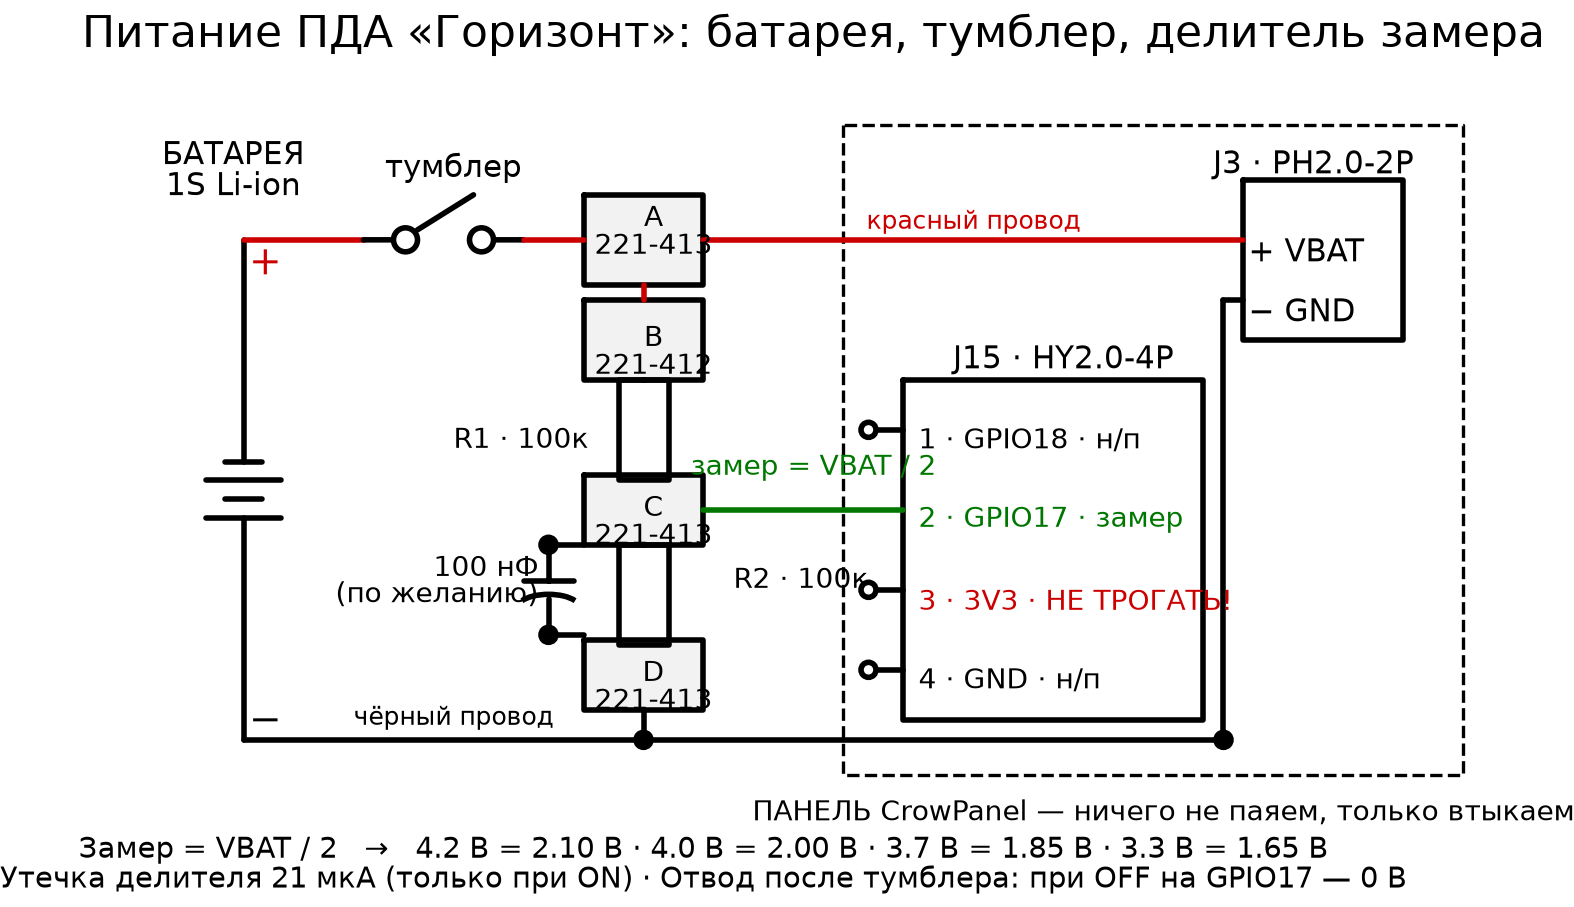

Write the Python code that produced this figure.
# -*- coding: utf-8 -*-
"""Принципиальная схема: батарея + тумблер + делитель замера -> J15.
Генератор картинки для docs/POWER_SUPPLY.md. Запуск: python3 docs/power-divider.py"""
import schemdraw
import schemdraw.elements as elm

schemdraw.use('matplotlib')

d = schemdraw.Drawing(fontsize=11)


def T(x, y, s, fs=11, **k):
    if 'ha' in k:
        k['halign'] = k.pop('ha')
    d.add(elm.Label().at((x, y)).label(s, fontsize=fs, **k))


def W(a, b, c='black', w=None):
    d.add(elm.Line().at(a).to(b).color(c) if w is None
          else elm.Line().at(a).to(b).color(c).linewidth(w))


def box(x1, y1, x2, y2, fill='#F2F2F2', **k):
    # x1<x2, y1<y2; углы Rect относительные -> ставим через .at()
    # .right() обязателен: Rect наследует theta предыдущего элемента!
    d.add(elm.Rect(corner1=(0, 0), corner2=(x2 - x1, y1 - y2),
                   fill=fill, **k).at((x1, y2)).right())


RED, BLK, GRN = '#CC0000', 'black', '#007700'

# --- Заголовок ---
T(5.6, 6.95, 'Питание ПДА «Горизонт»: батарея, тумблер, делитель замера', 16, ha='center')

# --- Батарея ---
d.add(elm.Battery().at((0, 0)).to((0, 5)))
T(0.32, 4.68, '+', 14, color=RED)
T(0.32, 0.10, '−', 14)
T(0, 5.62, 'БАТАРЕЯ\n1S Li-ion', 11, ha='center')

# --- Тумблер ---
W((0, 5), (1.2, 5), RED)
d.add(elm.Switch().at((1.2, 5)).right().length(1.6))
W((2.8, 5), (3.4, 5), RED)
T(2.0, 5.62, 'тумблер', 11, ha='center')

# --- Клемма A ---
box(3.4, 4.55, 4.6, 5.45)
T(4.0, 5.0, 'A\n221-413', 10, ha='center')
W((4.6, 5), (10.0, 5), RED)          # красный к J3+
W((4.0, 4.55), (4.0, 4.4), RED)      # вниз к B
T(7.2, 5.28, 'красный провод', 9, ha='center', color=RED)

# --- Клемма B ---
box(3.4, 3.6, 4.6, 4.4)
T(4.0, 4.0, 'B\n221-412', 10, ha='center')

# --- Делитель ---
d.add(elm.ResistorIEC().at((4.0, 3.6)).to((4.0, 2.65)))
T(3.35, 3.12, 'R1 · 100к', 10, ha='right')
box(3.4, 1.95, 4.6, 2.65)
T(4.0, 2.3, 'C\n221-413', 10, ha='center')
d.add(elm.ResistorIEC().at((4.0, 1.95)).to((4.0, 1.05)))
T(4.8, 1.72, 'R2 · 100к', 10, ha='left')
box(3.4, 0.3, 4.6, 1.0)
T(4.0, 0.65, 'D\n221-413', 10, ha='center')

# --- Конденсатор 100н (опция, пунктир) ---
W((3.4, 1.95), (3.05, 1.95), BLK)
d.add(elm.Capacitor2().at((3.05, 1.95)).to((3.05, 1.05)))
W((3.05, 1.05), (3.4, 1.05), BLK)
d.add(elm.Dot().at((3.05, 1.95)))
d.add(elm.Dot().at((3.05, 1.05)))
T(2.85, 1.5, '100 нФ\n(по желанию)', 10, ha='right')

# --- Замер к J15 ---
W((4.6, 2.3), (6.6, 2.3), GRN)
T(5.6, 2.62, 'замер = VBAT / 2', 10, ha='center', color=GRN)

# --- Чёрный провод (земля) ---
W((0, 0), (9.8, 0), BLK)
W((4.0, 0.3), (4.0, 0), BLK)
d.add(elm.Dot().at((4.0, 0)))
d.add(elm.Dot().at((9.8, 0)))
T(2.0, 0.32, 'чёрный провод', 9, ha='center')

# --- J15 ---
box(6.6, 0.2, 9.6, 3.6, fill='white')
T(8.1, 3.9, 'J15 · HY2.0-4P', 11, ha='center')
for y in (3.1, 1.5, 0.7):
    W((6.6, y), (6.25, y), BLK)
    d.add(elm.Dot(open=True).at((6.25, y)))
T(6.85, 3.1, '1 · GPIO18 · н/п', 10, ha='left')
T(6.85, 2.3, '2 · GPIO17 · замер', 10, ha='left', color=GRN)
T(6.85, 1.5, '3 · 3V3 · НЕ ТРОГАТЬ!', 10, ha='left', color=RED)
T(6.85, 0.7, '4 · GND · н/п', 10, ha='left')

# --- J3 ---
box(10.0, 4.0, 11.6, 5.6, fill='white')
T(10.8, 5.85, 'J3 · PH2.0-2P', 11, ha='center')
T(10.15, 5.0, '+ VBAT', 11, ha='left')
T(10.15, 4.4, '− GND', 11, ha='left')
W((10.0, 4.4), (9.8, 4.4), BLK)
W((9.8, 4.4), (9.8, 0), BLK)

# --- Рамка панели ---
box(6.0, -0.35, 12.2, 6.15, fill=None, ls='--', lw=1.2)
T(9.1, -0.62, 'ПАНЕЛЬ CrowPanel — ничего не паяем, только втыкаем', 10, ha='center')

# --- Подвал ---
T(4.5, -1.15, 'Замер = VBAT / 2   →   4.2 В = 2.10 В · 4.0 В = 2.00 В · 3.7 В = 1.85 В · 3.3 В = 1.65 В\n'
              'Утечка делителя 21 мкА (только при ON) · Отвод после тумблера: при OFF на GPIO17 — 0 В',
  10.5, ha='center')

import os
OUT = os.path.join(os.path.dirname(os.path.abspath(__file__)), 'power-divider.png')
d.save(OUT, transparent=False, dpi=200)
print('saved', OUT)
